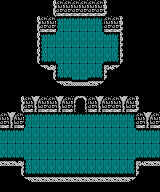

A level layout from a 2D game, rendered from its tile map. Below: a short description, then the map file with its tile-grid data intact:
An orthogonal 20x12 tile map with 8x16 px tiles, 1 tile layer (Tile Layer 1), 3 tilesets.

<map version="1.10" tiledversion="1.11.2" orientation="orthogonal" renderorder="right-down" width="20" height="12" tilewidth="8" tileheight="16" infinite="0" nextlayerid="2" nextobjectid="1">
 <tileset firstgid="1" name="castle_stone" tilewidth="8" tileheight="16" tilecount="20" columns="20">
  <image source="../gfx/tiles/castle_stone.png" width="160" height="16" />
 </tileset>
 <tileset firstgid="21" name="castle_tile" tilewidth="8" tileheight="16" tilecount="15" columns="15">
  <image source="../gfx/tiles/castle_tile.png" width="120" height="16" />
 </tileset>
 <tileset firstgid="36" name="castle_carpet" tilewidth="8" tileheight="16" tilecount="11" columns="11">
  <image source="../gfx/tiles/castle_carpet.png" width="88" height="16" />
 </tileset>
 <layer id="1" name="Tile Layer 1" width="20" height="12">
  <data>
   <tile gid="9" />
   <tile gid="9" />
   <tile gid="9" />
   <tile gid="9" />
   <tile gid="9" />
   <tile gid="9" />
   <tile gid="4" />
   <tile gid="1" />
   <tile gid="1" />
   <tile gid="1" />
   <tile gid="1" />
   <tile gid="1" />
   <tile gid="1" />
   <tile gid="5" />
   <tile gid="9" />
   <tile gid="9" />
   <tile gid="9" />
   <tile gid="9" />
   <tile gid="9" />
   <tile gid="9" />
   <tile gid="9" />
   <tile gid="9" />
   <tile gid="9" />
   <tile gid="9" />
   <tile gid="4" />
   <tile gid="1" />
   <tile gid="1" />
   <tile gid="22" />
   <tile gid="23" />
   <tile gid="23" />
   <tile gid="23" />
   <tile gid="23" />
   <tile gid="24" />
   <tile gid="1" />
   <tile gid="1" />
   <tile gid="5" />
   <tile gid="9" />
   <tile gid="9" />
   <tile gid="9" />
   <tile gid="9" />
   <tile gid="9" />
   <tile gid="9" />
   <tile gid="9" />
   <tile gid="9" />
   <tile gid="4" />
   <tile gid="22" />
   <tile gid="23" />
   <tile gid="21" />
   <tile gid="21" />
   <tile gid="21" />
   <tile gid="21" />
   <tile gid="21" />
   <tile gid="21" />
   <tile gid="23" />
   <tile gid="24" />
   <tile gid="5" />
   <tile gid="9" />
   <tile gid="9" />
   <tile gid="9" />
   <tile gid="9" />
   <tile gid="9" />
   <tile gid="9" />
   <tile gid="9" />
   <tile gid="9" />
   <tile gid="4" />
   <tile gid="27" />
   <tile gid="28" />
   <tile gid="21" />
   <tile gid="21" />
   <tile gid="21" />
   <tile gid="21" />
   <tile gid="21" />
   <tile gid="21" />
   <tile gid="28" />
   <tile gid="29" />
   <tile gid="5" />
   <tile gid="9" />
   <tile gid="9" />
   <tile gid="9" />
   <tile gid="9" />
   <tile gid="9" />
   <tile gid="9" />
   <tile gid="9" />
   <tile gid="9" />
   <tile gid="9" />
   <tile gid="10" />
   <tile gid="8" />
   <tile gid="27" />
   <tile gid="28" />
   <tile gid="21" />
   <tile gid="21" />
   <tile gid="28" />
   <tile gid="29" />
   <tile gid="6" />
   <tile gid="11" />
   <tile gid="9" />
   <tile gid="9" />
   <tile gid="9" />
   <tile gid="9" />
   <tile gid="9" />
   <tile gid="9" />
   <tile gid="9" />
   <tile gid="9" />
   <tile gid="9" />
   <tile gid="9" />
   <tile gid="9" />
   <tile gid="9" />
   <tile gid="10" />
   <tile gid="7" />
   <tile gid="20" />
   <tile gid="20" />
   <tile gid="7" />
   <tile gid="11" />
   <tile gid="9" />
   <tile gid="9" />
   <tile gid="9" />
   <tile gid="9" />
   <tile gid="9" />
   <tile gid="9" />
   <tile gid="9" />
   <tile gid="9" />
   <tile gid="9" />
   <tile gid="4" />
   <tile gid="1" />
   <tile gid="2" />
   <tile gid="1" />
   <tile gid="1" />
   <tile gid="2" />
   <tile gid="1" />
   <tile gid="12" />
   <tile gid="13" />
   <tile gid="1" />
   <tile gid="2" />
   <tile gid="1" />
   <tile gid="1" />
   <tile gid="2" />
   <tile gid="1" />
   <tile gid="5" />
   <tile gid="9" />
   <tile gid="9" />
   <tile gid="1" />
   <tile gid="2" />
   <tile gid="1" />
   <tile gid="22" />
   <tile gid="23" />
   <tile gid="23" />
   <tile gid="23" />
   <tile gid="23" />
   <tile gid="23" />
   <tile gid="23" />
   <tile gid="23" />
   <tile gid="23" />
   <tile gid="23" />
   <tile gid="23" />
   <tile gid="23" />
   <tile gid="23" />
   <tile gid="24" />
   <tile gid="1" />
   <tile gid="2" />
   <tile gid="1" />
   <tile gid="23" />
   <tile gid="23" />
   <tile gid="23" />
   <tile gid="21" />
   <tile gid="21" />
   <tile gid="21" />
   <tile gid="21" />
   <tile gid="21" />
   <tile gid="21" />
   <tile gid="21" />
   <tile gid="21" />
   <tile gid="21" />
   <tile gid="21" />
   <tile gid="21" />
   <tile gid="21" />
   <tile gid="21" />
   <tile gid="21" />
   <tile gid="23" />
   <tile gid="23" />
   <tile gid="23" />
   <tile gid="28" />
   <tile gid="28" />
   <tile gid="28" />
   <tile gid="21" />
   <tile gid="21" />
   <tile gid="21" />
   <tile gid="21" />
   <tile gid="21" />
   <tile gid="21" />
   <tile gid="21" />
   <tile gid="21" />
   <tile gid="21" />
   <tile gid="21" />
   <tile gid="21" />
   <tile gid="21" />
   <tile gid="21" />
   <tile gid="21" />
   <tile gid="28" />
   <tile gid="28" />
   <tile gid="28" />
   <tile gid="7" />
   <tile gid="7" />
   <tile gid="8" />
   <tile gid="27" />
   <tile gid="28" />
   <tile gid="28" />
   <tile gid="28" />
   <tile gid="28" />
   <tile gid="28" />
   <tile gid="28" />
   <tile gid="28" />
   <tile gid="28" />
   <tile gid="28" />
   <tile gid="28" />
   <tile gid="28" />
   <tile gid="28" />
   <tile gid="29" />
   <tile gid="6" />
   <tile gid="7" />
   <tile gid="7" />
   <tile gid="9" />
   <tile gid="9" />
   <tile gid="9" />
   <tile gid="10" />
   <tile gid="7" />
   <tile gid="7" />
   <tile gid="7" />
   <tile gid="7" />
   <tile gid="7" />
   <tile gid="7" />
   <tile gid="7" />
   <tile gid="7" />
   <tile gid="7" />
   <tile gid="7" />
   <tile gid="7" />
   <tile gid="7" />
   <tile gid="11" />
   <tile gid="9" />
   <tile gid="9" />
   <tile gid="9" />
  </data>
 </layer>
</map>
